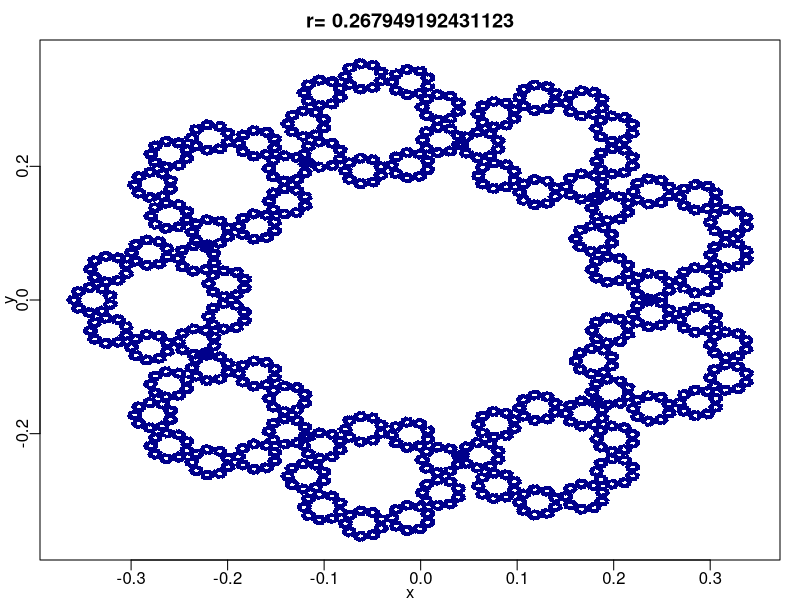

Write the R code that produced this figure.
n=100000
m=9
zm=polyroot(c(1,rep(0,(m-1)),1))
z0=0+0i
r=2-sqrt(3)
zbox=rep(NA,n)
z=z0
for(j in 1:n) {
rand=runif(1, min = 0, max=1)
if(rand<1/m) {
  z=(zm[1]+z)*r
  zbox[j]=z
} else if(rand>(m-1)/m){
  z=(zm[m]+z)*r
  zbox[j]=z
} else{
  for(k in (1:(m-2))) {
    if(rand>k/m && rand < (k+1)/m){
      z=(zm[k+1]+z)*r
      zbox[j]=z
    }
  }
}
}
par(mar=c(2,2,2,1), mgp=c(1.1,.4,0))
plot(tail(zbox,-5), pch=16, cex=1/3, col="darkblue", xlab="x", ylab="y", main=paste("r=", r))
points(zm,pch=16, col="red")